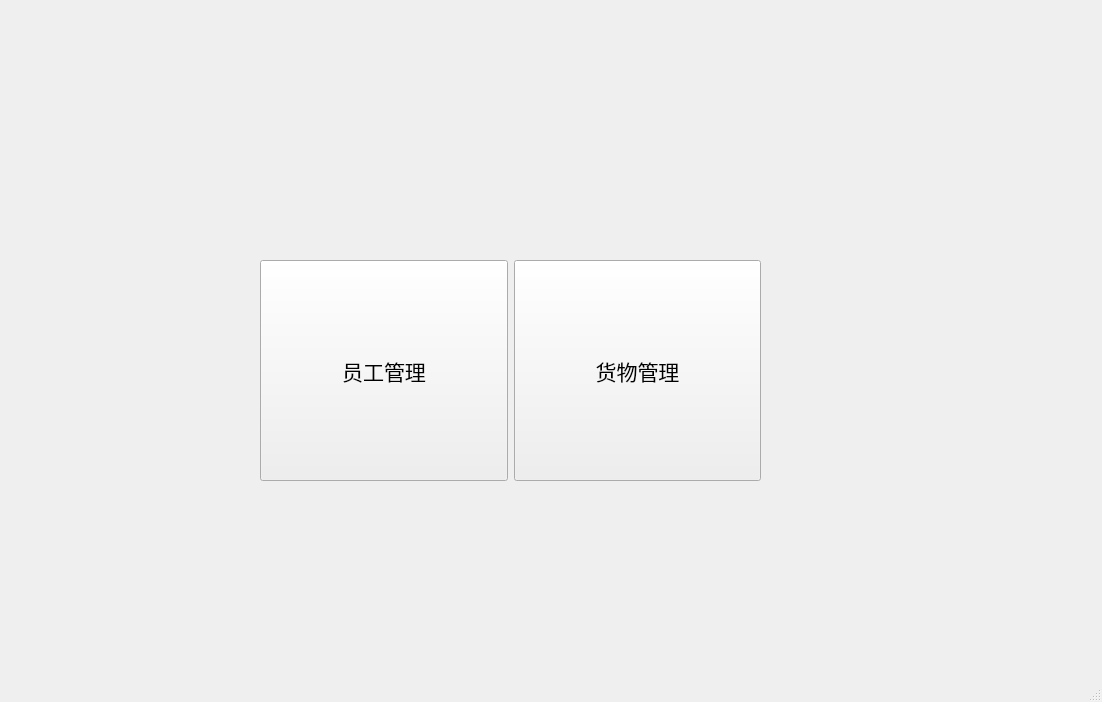
<?xml version="1.0" encoding="UTF-8"?>
<ui version="4.0">
 <class>AdministratorWindow</class>
 <widget class="QMainWindow" name="AdministratorWindow">
  <property name="geometry">
   <rect>
    <x>0</x>
    <y>0</y>
    <width>1102</width>
    <height>702</height>
   </rect>
  </property>
  <property name="windowTitle">
   <string>MainWindow</string>
  </property>
  <widget class="QWidget" name="centralwidget">
   <widget class="QWidget" name="layoutWidget">
    <property name="geometry">
     <rect>
      <x>260</x>
      <y>260</y>
      <width>501</width>
      <height>221</height>
     </rect>
    </property>
    <layout class="QHBoxLayout" name="horizontalLayout">
     <item>
      <widget class="QPushButton" name="staffpushButton">
       <property name="sizePolicy">
        <sizepolicy hsizetype="Ignored" vsizetype="Ignored">
         <horstretch>0</horstretch>
         <verstretch>0</verstretch>
        </sizepolicy>
       </property>
       <property name="font">
        <font>
         <family>华文行楷</family>
         <pointsize>16</pointsize>
        </font>
       </property>
       <property name="text">
        <string>员工管理</string>
       </property>
      </widget>
     </item>
     <item>
      <widget class="QPushButton" name="cargopushButton">
       <property name="sizePolicy">
        <sizepolicy hsizetype="Ignored" vsizetype="Ignored">
         <horstretch>0</horstretch>
         <verstretch>0</verstretch>
        </sizepolicy>
       </property>
       <property name="font">
        <font>
         <family>华文行楷</family>
         <pointsize>16</pointsize>
        </font>
       </property>
       <property name="text">
        <string>货物管理</string>
       </property>
      </widget>
     </item>
    </layout>
   </widget>
  </widget>
  <widget class="QMenuBar" name="menubar">
   <property name="geometry">
    <rect>
     <x>0</x>
     <y>0</y>
     <width>1102</width>
     <height>26</height>
    </rect>
   </property>
  </widget>
  <widget class="QStatusBar" name="statusbar"/>
 </widget>
 <resources/>
 <connections/>
</ui>
